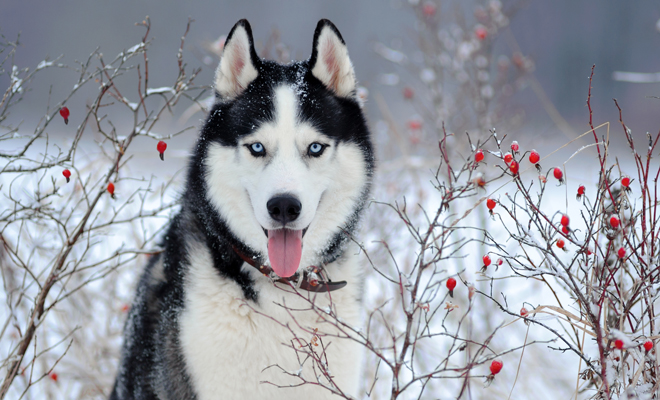
//> input picture Practicas/Practica 2/Hayde/Entrada/imagen1.jpg, 660 x 400 px
$ ./ejercicio_estiramiento_local_histograma   (built with g++ and OpenCV 4)
//> lines starting //> are read from the running program, lines starting //| are printed output that depends on the picture
//> further down, img is the input picture: 400 rows x 660 cols, CV_8UC3; mean B, G, R 162.3, 153.9, 150.9
#include <opencv2/opencv.hpp>
#include <bits/stdc++.h>
using namespace cv;
using namespace std;

void MinLocal (Mat entrada, Mat &salida, int ancho, int alto)
{
//> called with ancho = 21, alto = 21
    erode(entrada, salida, Mat::ones(alto, ancho, CV_8U), Point(-1,-1), 1, BORDER_REPLICATE);
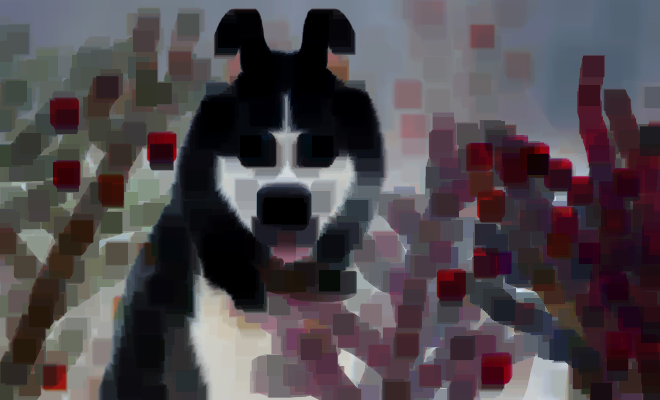
//> salida: 400 rows x 660 cols, CV_8UC3; mean B, G, R 75.8, 71, 78
}
void MaxLocal (Mat entrada, Mat &salida, int ancho, int alto)
{
//> called with ancho = 21, alto = 21
    dilate(entrada, salida, Mat::ones(alto, ancho, CV_8U), Point(-1,-1), 1, BORDER_REPLICATE);
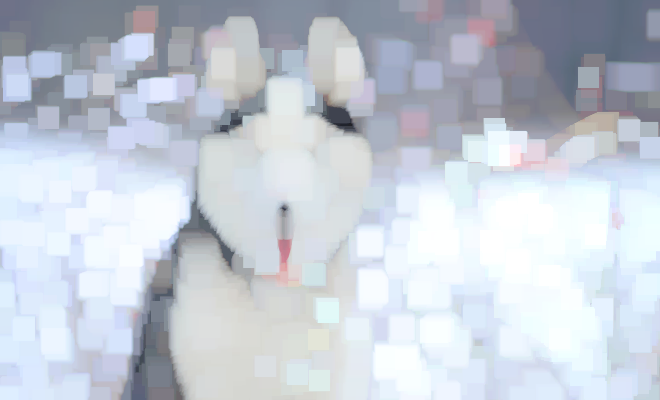
//> salida: 400 rows x 660 cols, CV_8UC3; mean B, G, R 213.3, 203.1, 196.5
}

int main(){
    Mat img = imread("imagen1.jpg");
    Mat mini, maxi, res;
    int tam= 2*10+1; // tamaño de vecindad local
    MinLocal(img, mini, tam, tam);
    MaxLocal(img, maxi, tam, tam);
    res= img-mini;
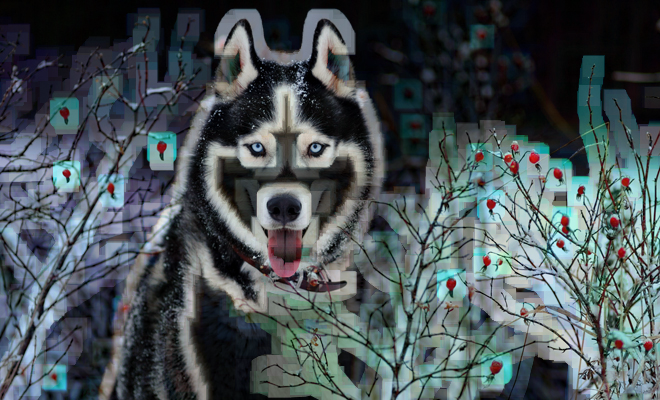
//> res: 400 rows x 660 cols, CV_8UC3; mean B, G, R 86.5, 82.9, 72.9
    maxi= maxi-mini;
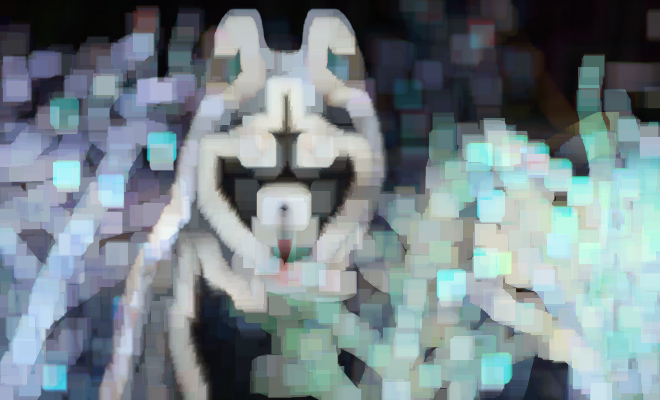
//> maxi: 400 rows x 660 cols, CV_8UC3; mean B, G, R 137.5, 132.1, 118.5
    divide(res, maxi, res, 255.0);
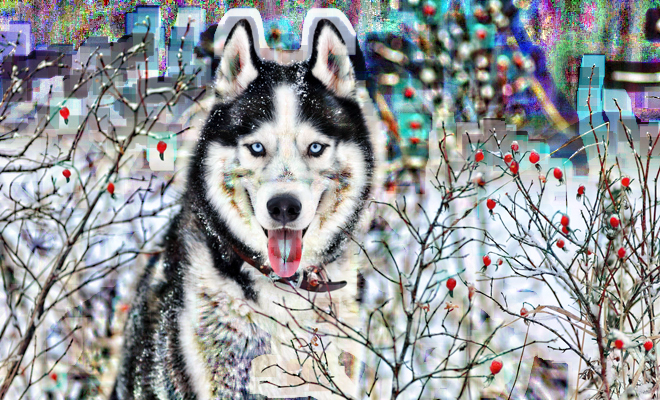
//> res: 400 rows x 660 cols, CV_8UC3; mean B, G, R 155.7, 153.3, 149.6
    imwrite("5-1_Filtro_Estiramiento_Local_Histograma.jpg", res);
    return 0;
}
